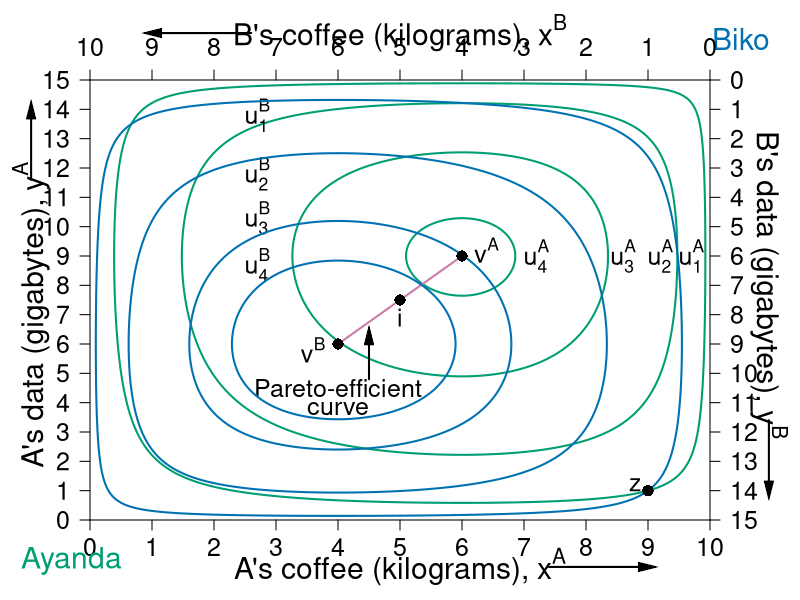

The R script that drew this image:
require(shape)
#pdf(file = "property_hg_hg_powers_aSTEP1.pdf", width = 9, height = 7)
#pdf(file = "property_hg_hg_powers_aSTEP2.pdf", width = 9, height = 7)
#pdf(file = "property_hg_hg_powers_aSTEP3.pdf", width = 9, height = 7)

pdf(file = "property/property_hg_hg_powers_a.pdf", width = 9, height = 7)

#Set parameters for graphics
axislabelsize <- 1.8
labelsize <- 1.5
namesize <- 1.8
annotatesize <- 1.5
graphlinewidth <- 2
segmentlinewidth <- 1.5

COL <- c("#7fc97f", "#beaed4", "#fdc086", "#ffff99", "#386cb0", "#f0027f", "#bf5b17", "#666666")
COLA <- c("#99d8c9","#66c2a4","#41ae76", "#238b45", "#005824")
COLB <- c("#4eb3d3", "#2b8cbe", "#0868ac","#084081")
grays <- gray.colors(25, start = 1, end = 0)
CBCols <- c("#009E73","#0072B2","#E69F00","#CC79A7", "#F0E442")

par(mar =  c(4, 4.5, 4, 4.5))

uA <- function(x, y, alpha = 0.5, lambda = 0.4) {
  (x^(alpha)*y^(1 - alpha))^(1-lambda)*((10 - x)^(alpha)*(15 - y)^(1 - alpha))^lambda
}

uB <- function(x, y) {
  (10 - x)^(0.5)*(15 - y)^(0.5)
}

xlims <- c(0, 10)
ylims <- c(0, 15)

npts <- 501 
x <- seq(xlims[1], xlims[2], length.out = npts)
y <- seq(ylims[1], ylims[2], length.out = npts) 



#For B we need a utility where xA = 5.88, ya = 8.82 => corresponds to 1.618 above

plot(0, 0, xlim = xlims, ylim = ylims, type = "n",
     xlab = expression(paste("")),
     ylab = expression(paste("")), 
     xaxt = "n", 
     yaxt = "n", 
     cex.lab = axislabelsize, 
     bty = "n",
     xaxs="i", 
     yaxs="i")

ticksy <- seq(from = 0, to = 15, by = 1)
ylabels <- seq(from = 0, to = 15, by = 1)
ticksx <- seq(from = 0, to = 10, by = 1)
xlabels <- seq(from = 0, to = 10, by = 1)
axis(1, at = ticksx, pos = 0, labels = xlabels, cex.axis = labelsize)
axis(2, at = ticksy, pos = 0, labels = ylabels, las = 1, cex.axis = labelsize)

#a <- c(uA(9,1) - 1, uA(9,1), uA(9,1) + 2, uA(9,1), uA(9,1) + 3, uA(9,1) + 4, uA(9,1) + 5, uA(9,1) + 6, uA(9,1) + 6.6,  uA(9,1) + 7)
a <- c(uA(9,1), uA(9,1) + 1.5, uA(9,1) + 2.5,  uA(9,1) + 2.92)

contour(x, y, 
        outer(x, y, uA),
        drawlabels = FALSE,
        col = CBCols[1],
        lwd = graphlinewidth,
        levels = a, 
        xaxs="i", 
        yaxs="i", 
        add = TRUE) 

#mtext(expression(paste("A's coffee (kilograms), ", x^A)), side=1, line = 2.5, cex = axislabelsize)
text(0.5*xlims[2], -1.6, expression(paste("A's coffee (kilograms), ", x^A)), xpd = TRUE, cex = axislabelsize) 
text(-0.95, 7, expression(paste("A's data (gigabytes), ", y^A)), xpd = TRUE, cex = axislabelsize, srt = 90) 

#Add arrows:
Arrows(-0.95, 11.6, -0.95, 14, col = "black", lty = 1, lwd = 2, arr.type = "triangle", arr.lwd = 0.5, xpd = TRUE)
Arrows(7.4, -1.6, 9, -1.6, col = "black", lty = 1, lwd = 2, arr.type = "triangle", arr.lwd = 0.5, xpd = TRUE)


segments(4, 6, 6, 9, lty = 1, col = CBCols[4] , lwd = graphlinewidth)
text(4, 4.5, expression("Pareto-efficient"), cex = labelsize)
text(4, 3.8, expression("curve"), cex = labelsize)
Arrows(4.5, 4.8, 4.5, 6.3, col = "black", lty = 1, lwd = 2, arr.type = "triangle", arr.lwd = 0.5)

#Label the iso-welfare functions for the HG, Aisha
text(9.7, 9, expression(u[1]^A), cex = annotatesize)
text(9.2, 9, expression(u[2]^A), cex = annotatesize)
text(8.6, 9, expression(u[3]^A), cex = annotatesize)
text(7.2, 9, expression(u[4]^A), cex = annotatesize)

#Label the indifference curves for the HE, Betty
text(2.7, 13.8, expression(u[1]^B), cex = annotatesize)
text(2.7, 11.8, expression(u[2]^B), cex = annotatesize)
text(2.7, 10.3, expression(u[3]^B), cex = annotatesize)
text(2.7, 8.7, expression(u[4]^B), cex = annotatesize)

#text(1.3, 1.1, expression(u[5]^B))

#A's bliss point - 3.1073 is the value of u
# points(5.88, 8.82, pch = 16, col = "black", cex = 1.5)
# text(6, 13.5, expression(paste("A's highest u, ", u[max]^A)))
# Arrows(6, 13.2, 6, 9.5, col = "black", lty = 1, lwd = 2, arr.type = "triangle", arr.lwd = 0.5)

#Label point i. 
points(5, 7.5, pch = 16, col = "black", cex = 1.5)
text(5, 6.9, expression(paste(i)), cex = annotatesize)




text(-0.3, -1.4, expression("Ayanda"), xpd = TRUE, cex = namesize, col = CBCols[1])
text(10.5, 16.4, expression("Biko"), xpd = TRUE, cex = namesize, col = CBCols[2])

par(new = TRUE)

#Use the same x and ylims as previously, but with locations switched
xlims2 <- c(10, 0)
ylims2 <- c(15, 0)

#Leave the ylab and xlab blank to ensure no axes titles
plot(0, 0, xlim = xlims2, ylim = ylims2, type = "n",
     xlab = expression(paste("")),
     ylab = expression(paste("")),
     xaxt = "n", 
     yaxt = "n", 
     cex.lab = 1.3, 
     bty = "n",
     xaxs="i", 
     yaxs="i")

uB <- function(x, y, alpha = 0.5, lambda = 0.4) {
  (x^(alpha)*y^(1 - alpha))^(1-lambda)*((10 - x)^(alpha)*(15 - y)^(1 - alpha))^lambda
}

b <- c(uB(1,14), uB(1,14) + 1.5, uB(1,14) + 2.33, uB(1,14) + 2.6)

contour(x, y, 
        outer(x, y, uB),
        drawlabels = FALSE,
        col = CBCols[2],
        lwd = graphlinewidth,
        levels = b, 
        add = TRUE
) 


# #Label two points for comparison
points(1, 14, pch = 16, col = "black", cex = 1.5)
text(1.2, 13.8, expression(paste(z)), cex = annotatesize)

# #Label two points for comparison
points(0.4*10, 0.4*15, pch = 16, col = "black", cex = 1.5)
text(0.4*10-0.4, 0.4*15-0.2,expression(paste(v^A)), cex = annotatesize)


points(0.6*10, 0.6*15, pch = 16, col = "black", cex = 1.5)
text(0.6*10 + 0.4, 0.6*15 + 0.2,expression(paste(v^B)), cex = annotatesize)


# points(8.8, (3/2)*8.8, pch = 16, col = "black", cex = 1.5)
# text(8.8, (3/2)*8.8 - 0.5, expression(paste(j)))
# 
# points(0.4, (3/2)*0.4, pch = 16, col = "black", cex = 1.5)
# text(0.4 + 0.2, (3/2)*0.4 + 0.2, expression(paste(k)))

#Set up axes at sides 3 and 4 (top and right)
axis(side = 3, at = ticksx, pos = 0, labels = xlabels, cex.axis = labelsize)
axis(side = 4, at = ticksy, pos = 0, labels = ylabels, las = 1, cex.axis = labelsize)
text(5, -1.6, expression(paste("B's coffee (kilograms), ", x^B)), xpd = TRUE, cex = axislabelsize)
text(-0.95, 7, expression(paste("B's data (gigabytes), ", y^B)), xpd = TRUE, cex = axislabelsize, srt = 270) 

#Add arrows:
Arrows(-0.95, 11.6, -0.95, 14, col = "black", lty = 1, lwd = 2, arr.type = "triangle", arr.lwd = 0.5, xpd = TRUE)
Arrows(7.4, -1.6, 9, -1.6, col = "black", lty = 1, lwd = 2, arr.type = "triangle", arr.lwd = 0.5, xpd = TRUE)

# arrows(-0.8, 11.5, -0.8, 14, xpd = TRUE, length=0.1,angle=40,lwd=3)
# arrows(7.5, -1.5, 9, -1.5, xpd = TRUE, length=0.1,angle=40,lwd=3)


dev.off()
